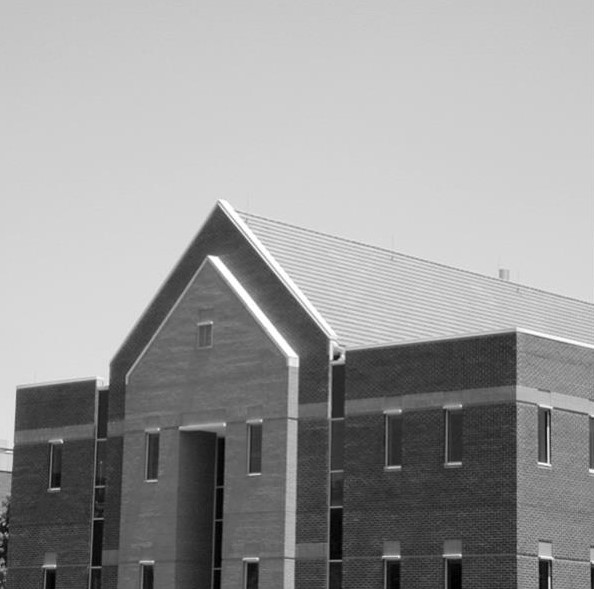
//> input picture images/house.jpg, 594 x 589 px
$ ./CH9_image_segmentation   (built with g++ and OpenCV 4, the #if around main switched on)
//> lines starting //> are read from the running program, lines starting //| are printed output that depends on the picture
#include <opencv2/opencv.hpp>
#include <opencv2/core/types.hpp>
#include <opencv2/imgproc.hpp> //line
#include <opencv2/imgcodecs.hpp>
#include <opencv2/core/hal/interface.h> //CV_8UC3
#include <iostream>
#include <map>
#include <cmath> //M_PI
#include "CH3.h"
#include "CH5.h"
#include "CH8.h"
#include "CH9.h"

using namespace std;

map<string, Kernel*> kernels = {
    //horizontal edge
    {"PrewittH", new Kernel("PrewittH", {-1,-1,-1, 0,0,0, 1,1,1}, 1.0, true)}
    //vertical edge
    , {"PrewittV", new Kernel("PrewittV", {-1,0,1, -1,0,1, -1,0,1}, 1.0, true)}
    //45 degrees
    , {"PrewittCW", new Kernel("PrewittCW", {-1,-1,0, -1,0,1, 0,1,1}, 1.0, true)}
    //135 degrees
    , {"PrewittCCW", new Kernel("PrewittCCW", {0,1,1, -1,0,1, -1,-1,0}, 1.0, true)}

    //horizontal edge
    , {"SobelH", new Kernel("SobelH", {-1,-2,-1, 0,0,0, 1,2,1}, 1.0, true)}
    //vertical edge
    , {"SobelV", new Kernel("SobelV", {-1,0,1, -2,0,2, -1,0,1}, 1.0, true)}
    //45 degrees
    , {"SobelCW", new Kernel("SobelCW", {-2,-1,0, -1,0,1, 0,1,2}, 1.0, true)}
    //135 degrees
    , {"SobelCCW", new Kernel("SobelCCW", {0,1,2, -1,0,1, -2,-1,0}, 1.0, true)}

    //LoG
    , {"LogEdgeDetection", new Kernel("LogEdgeDetection", {0,0,-1,0,0, 0,-1,-2,-1,0, -1,-2,16,-2,-1, 0,-1,-2,-1,0, 0,0,-1,0,0}, 1.0)}
};

// [162 lines left out: functions EdgePrewitt, EdgeSobel, EdgeLoG, not called in this run]

enum class DIR{
    H = 0, //horizontal
    V, //vertical
    CW, //clockwise, 45 degrees
    CCW //counterclockwise, 135 degrees
};

// [411 lines left out: functions EdgeCanny, Hough, DetectThreshold, AutoThreshold, RegionGrow, qtdecomp and 3 more, not called in this run]

// should be compiled with utility.cpp  CH5.cpp CH3.cpp CH8.cpp

#ifdef CH9
int main(){
    cv::Mat img_lenna = cv::imread("images/Lenna.png", 0);
//> Lenna.png cannot be read in this run, so this picture is empty
    cv::Mat img_binary = cv::imread("images/binary.png", 0);
//> binary.png cannot be read in this run, so this picture is empty
    cv::Mat img_house = cv::imread("images/house.jpg", 0);
//> img_house is the input picture: 589 rows x 594 cols, CV_8UC1; min 0, max 255, mean 152.9
    cv::Mat img_cat = cv::imread("images/cat.jpeg", 0);
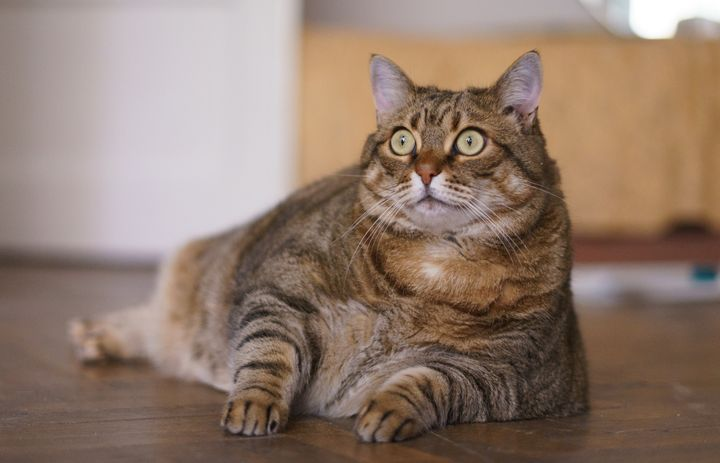
//> input picture images/cat.jpeg, 720 x 463 px
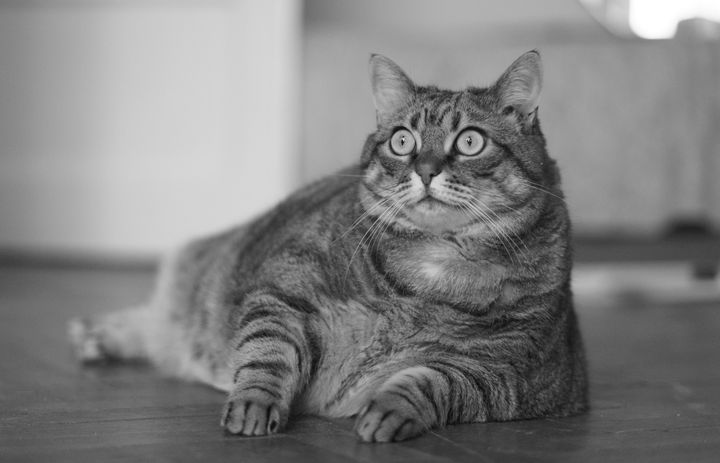
//> img_cat: 463 rows x 720 cols, CV_8UC1; min 0, max 255, mean 127.7
    cv::Mat img_light = cv::imread("images/light.jfif", 0);
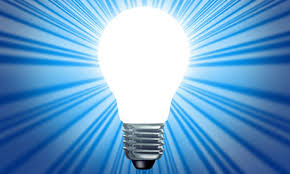
//> input picture images/light.jfif, 290 x 174 px
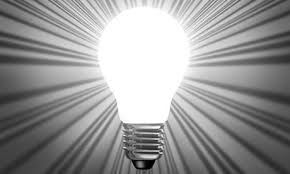
//> img_light: 174 rows x 290 cols, CV_8UC1; min 0, max 255, mean 151.6
    cv::Mat img_rice = cv::imread("images/rice.png", 0);
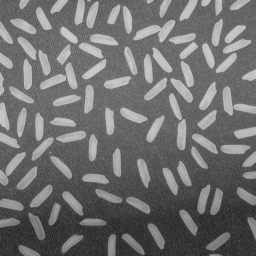
//> input picture images/rice.png, 256 x 256 px
//> img_rice is the input picture: 256 rows x 256 cols, CV_8UC1; min 40, max 204, mean 111.2
    bool isSave = false;

    // [69 lines of commented-out code are left out]
    cv::Mat img_cropped = img_rice; //(cv::Rect(0, 0, 32, 32));
    // cout << mat.rows << " x " << mat.cols << endl;
    cv::Mat img_decomposed;
//> (the run ends here: the program needs code that is not available in this run, at `qtdecomp(img_cropped, img_decomposed, 256*0.2);`)
